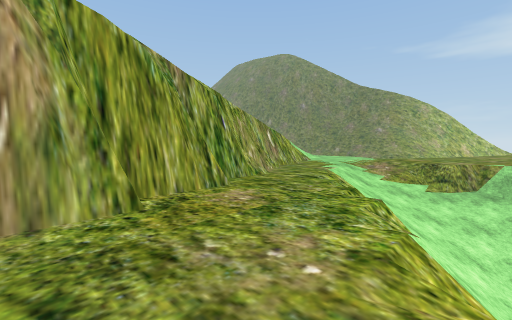
[1] (above)

15 first-person views from a walk through a scene from a Unity 3-D project. The camera is 1.5 m above the floor, tilts 4° down and sees 90° across. The floor is counted in squares, 2 m on a side. Each view is taken from the middle of a square. On the plan, view 1 faces up. The plan holds only what a view shows up to about 9 squares ahead; the rest is blank. The place goes on beyond the plan. Some trees and plants on the terrain are drawn as simple stand-ins. The player character is not drawn. Some surface patterns are stand-ins.

[2]
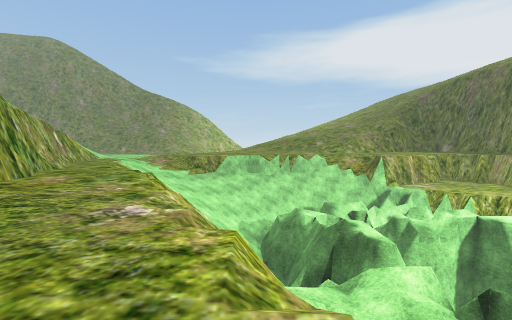

[3]
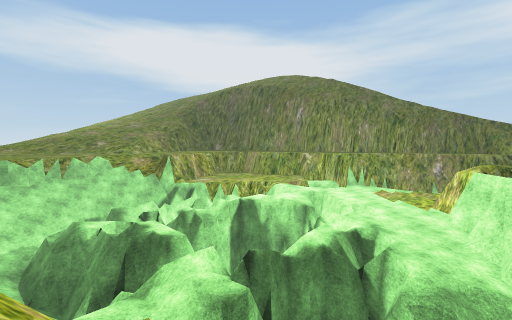

[4]
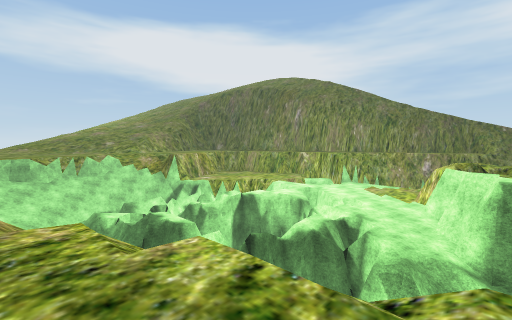

[5]
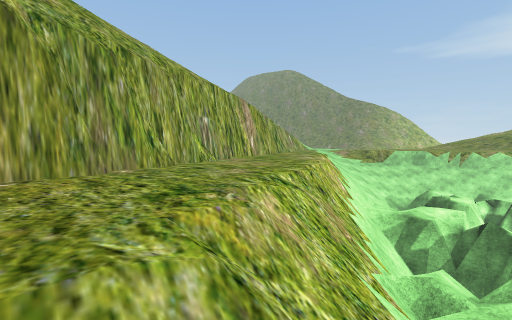

[6]
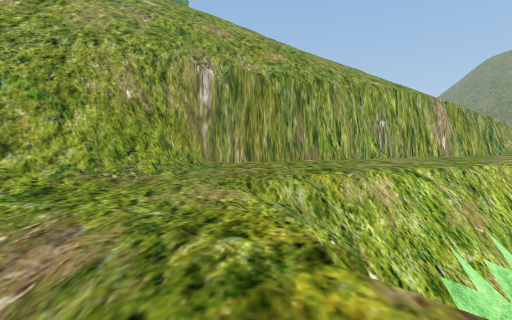

[7]
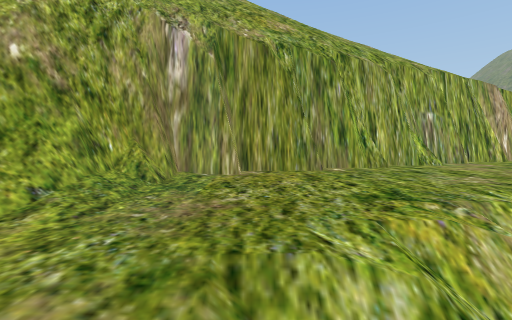

[8]
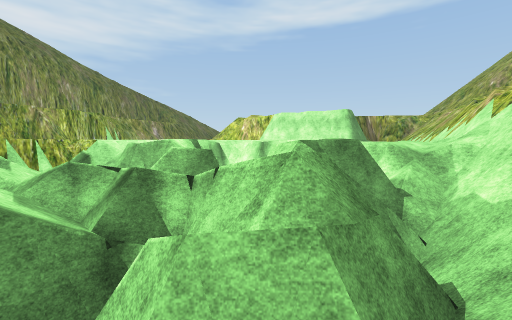

[9]
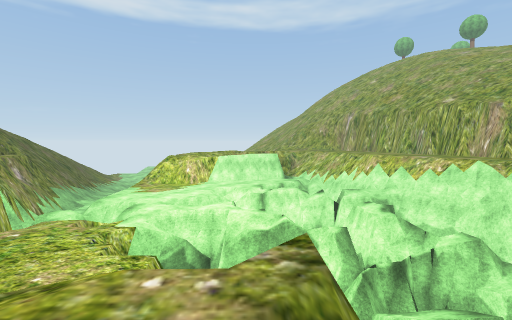

[10]
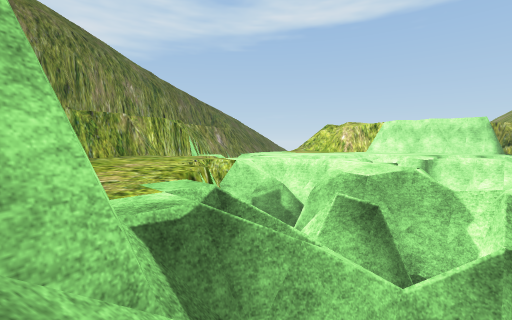

[11]
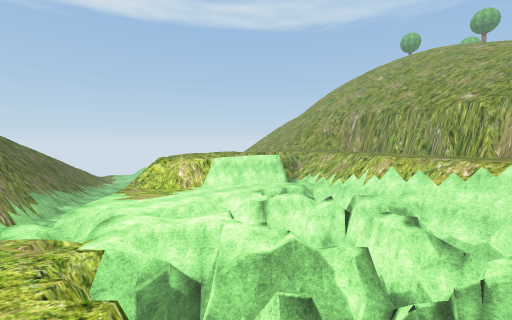

[12]
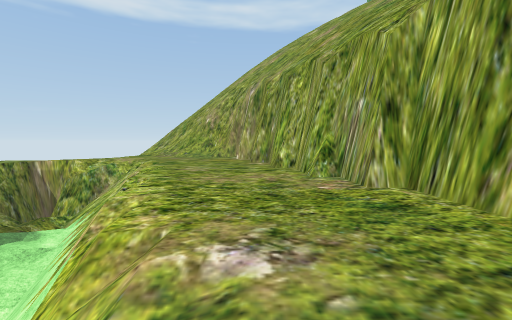

[13]
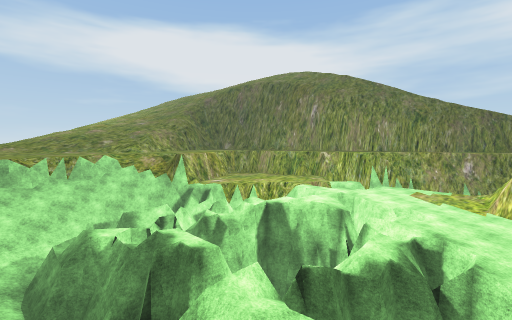

[14]
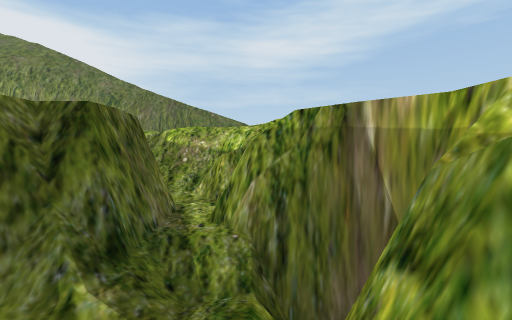

[15]
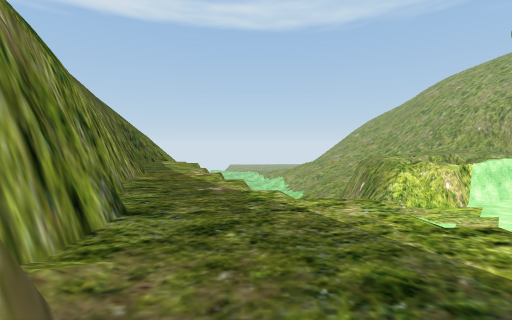

### Floor plan
Key: @ floor where view 1 was taken; # wall or solid block; . main floor; - floor 1.5 m lower than the main floor; _ floor 3.25 m lower than the main floor; / step, stairs or slope; = window, fence, low wall or low ledge; v drop or lower ground.
Columns run from 10 left of view 1 to 19 right of it. Each row starts with its distance up from view 1.
  9           /#..//...
  8           ##.////==
  7           #../////
  6          v#.////////
  5         /#..////////
  4         v#..////////
  3         #...=///##### /  .
  2        v#...- //######/#/
  1       /#.../vv=###v###==
  0      /v#..@/vv###vvvvvv__
 -1   ////##...vvv##vvvvvv v__
 -2   ////#....vvvvv  vv_v v__
 -3   ///##...=vvvvvv vvvvvv___
 -4  ////#....v#v v_v vvv#=v___v
 -5  ///##.../v=vvvvvvvv_==v__=#
 -6   //#....==#= _v__vvv__v__##
 -7   /##.../##=##________vv=
 -8  //##...///=#####_____ =# v...
 -9 ///##../////#######___   #...#
-10 ///v#/...v/###  ####_     ...#
-11 ////#/..../.##=v==##      ..##
-12  ///#/../// ===/..        ..#

Positions as (right, up) in squares from view 1, and headings:
1: (0, 0), facing up
2: (-1, -3), facing up-right
3: (-1, -3), facing right
4: (-2, -3), facing right
5: (-2, -10), facing up
6: (0, -12), facing up-left
7: (-2, -10), facing up-left
8: (7, 5), facing down
9: (15, 3), facing down-left
10: (12, 3), facing down
11: (14, 2), facing down-left
12: (1, 1), facing down-left
13: (0, -2), facing right
14: (-1, -8), facing down-right
15: (19, -8), facing down-left
